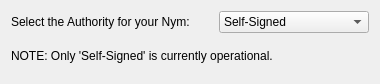
<?xml version="1.0" encoding="UTF-8"?>
<ui version="4.0">
 <class>MTPageNym_Authority</class>
 <widget class="QWizardPage" name="MTPageNym_Authority">
  <property name="geometry">
   <rect>
    <x>0</x>
    <y>0</y>
    <width>380</width>
    <height>84</height>
   </rect>
  </property>
  <property name="windowTitle">
   <string>WizardPage</string>
  </property>
  <layout class="QGridLayout" name="gridLayout">
   <item row="0" column="0">
    <widget class="QLabel" name="label">
     <property name="text">
      <string>Select the Authority for your Nym:</string>
     </property>
    </widget>
   </item>
   <item row="0" column="1">
    <widget class="QComboBox" name="comboBoxAuthority">
     <property name="enabled">
      <bool>true</bool>
     </property>
     <property name="sizePolicy">
      <sizepolicy hsizetype="Preferred" vsizetype="Fixed">
       <horstretch>0</horstretch>
       <verstretch>0</verstretch>
      </sizepolicy>
     </property>
     <property name="maximumSize">
      <size>
       <width>150</width>
       <height>16777215</height>
      </size>
     </property>
     <item>
      <property name="text">
       <string>Self-Signed</string>
      </property>
     </item>
     <item>
      <property name="text">
       <string>Namecoin</string>
      </property>
     </item>
     <item>
      <property name="text">
       <string>Legacy CA</string>
      </property>
     </item>
    </widget>
   </item>
   <item row="1" column="0" colspan="2">
    <widget class="QLabel" name="label_2">
     <property name="text">
      <string>NOTE: Only 'Self-Signed' is currently operational.</string>
     </property>
    </widget>
   </item>
  </layout>
 </widget>
 <resources/>
 <connections/>
</ui>
